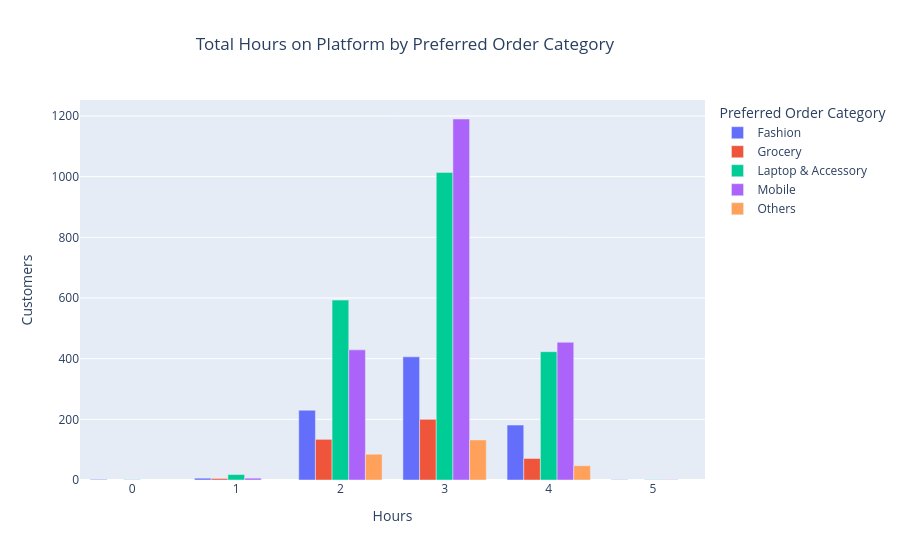

Notebook code for this chart:
### Markdown cell above
-tenure 과 city tiers는 유의미한 차이 X

### Code cell
# PreferedOrderCat vs HourSpendOnApp
hour_by_cat = df_eda[['PreferedOrderCat', 'HourSpendOnApp']].groupby(
    ['PreferedOrderCat', 'HourSpendOnApp']
).size().reset_index(name='Total')

fig = px.bar(
    hour_by_cat,
    x='HourSpendOnApp',
    y='Total',
    color='PreferedOrderCat',
    barmode='group',
    labels={
        'HourSpendOnApp': 'Hours',
        'Total': 'Customers',
        'PreferedOrderCat': 'Preferred Order Category'
    },
    title='Total Hours on Platform by Preferred Order Category'
)

fig.update_layout(xaxis=dict(tickmode='linear', dtick=1))
fig.update_layout(title={'x': 0.45})

fig.show()

### Figure 1 — Plotly figure (JSON) as saved in the notebook; plotly's stock layout.template omitted (floating-point values rounded to 4 significant figures)
{"data": [{"alignmentgroup": "True", "hovertemplate": "Preferred Order Category=Fashion<br>Hours=%{x}<br>Customers=%{y}<extra></extra>", "legendgroup": "Fashion", "marker": {"color": "#636efa", "pattern": {"shape": ""}}, "name": "Fashion", "offsetgroup": "Fashion", "orientation": "v", "showlegend": true, "textposition": "auto", "type": "bar", "x": [0.0, 1.0, 2.0, 3.0, 4.0, 5.0], "xaxis": "x", "y": [2, 6, 230, 406, 181, 1], "yaxis": "y"}, {"alignmentgroup": "True", "hovertemplate": "Preferred Order Category=Grocery<br>Hours=%{x}<br>Customers=%{y}<extra></extra>", "legendgroup": "Grocery", "marker": {"color": "#EF553B", "pattern": {"shape": ""}}, "name": "Grocery", "offsetgroup": "Grocery", "orientation": "v", "showlegend": true, "textposition": "auto", "type": "bar", "x": [1.0, 2.0, 3.0, 4.0], "xaxis": "x", "y": [5, 134, 200, 71], "yaxis": "y"}, {"alignmentgroup": "True", "hovertemplate": "Preferred Order Category=Laptop & Accessory<br>Hours=%{x}<br>Customers=%{y}<extra></extra>", "legendgroup": "Laptop & Accessory", "marker": {"color": "#00cc96", "pattern": {"shape": ""}}, "name": "Laptop & Accessory", "offsetgroup": "Laptop & Accessory", "orientation": "v", "showlegend": true, "textposition": "auto", "type": "bar", "x": [0.0, 1.0, 2.0, 3.0, 4.0, 5.0], "xaxis": "x", "y": [1, 18, 593, 1014, 423, 1], "yaxis": "y"}, {"alignmentgroup": "True", "hovertemplate": "Preferred Order Category=Mobile<br>Hours=%{x}<br>Customers=%{y}<extra></extra>", "legendgroup": "Mobile", "marker": {"color": "#ab63fa", "pattern": {"shape": ""}}, "name": "Mobile", "offsetgroup": "Mobile", "orientation": "v", "showlegend": true, "textposition": "auto", "type": "bar", "x": [1.0, 2.0, 3.0, 4.0, 5.0], "xaxis": "x", "y": [6, 429, 1190, 454, 1], "yaxis": "y"}, {"alignmentgroup": "True", "hovertemplate": "Preferred Order Category=Others<br>Hours=%{x}<br>Customers=%{y}<extra></extra>", "legendgroup": "Others", "marker": {"color": "#FFA15A", "pattern": {"shape": ""}}, "name": "Others", "offsetgroup": "Others", "orientation": "v", "showlegend": true, "textposition": "auto", "type": "bar", "x": [2.0, 3.0, 4.0], "xaxis": "x", "y": [85, 132, 47], "yaxis": "y"}], "layout": {"barmode": "group", "legend": {"title": {"text": "Preferred Order Category"}, "tracegroupgap": 0}, "title": {"text": "Total Hours on Platform by Preferred Order Category", "x": 0.45}, "xaxis": {"anchor": "y", "domain": [0, 1], "dtick": 1, "tickmode": "linear", "title": {"text": "Hours"}}, "yaxis": {"anchor": "x", "domain": [0, 1], "title": {"text": "Customers"}}}}
